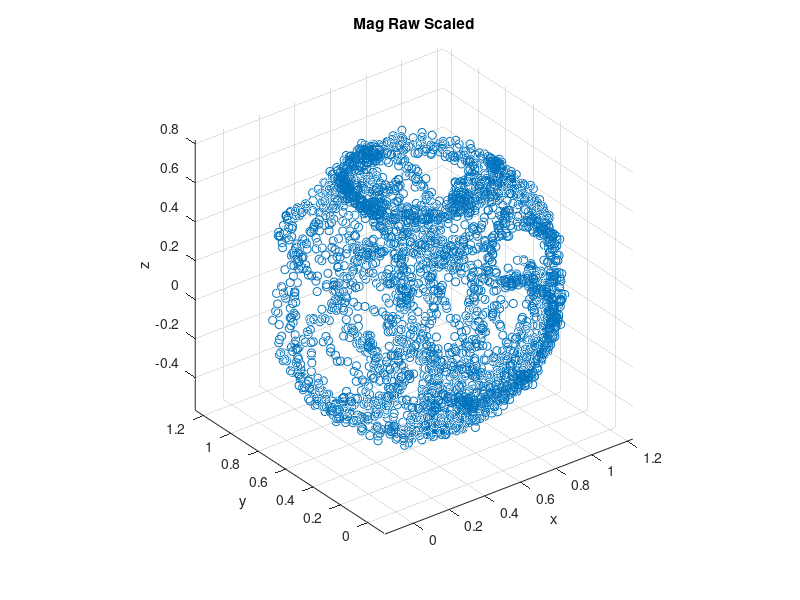
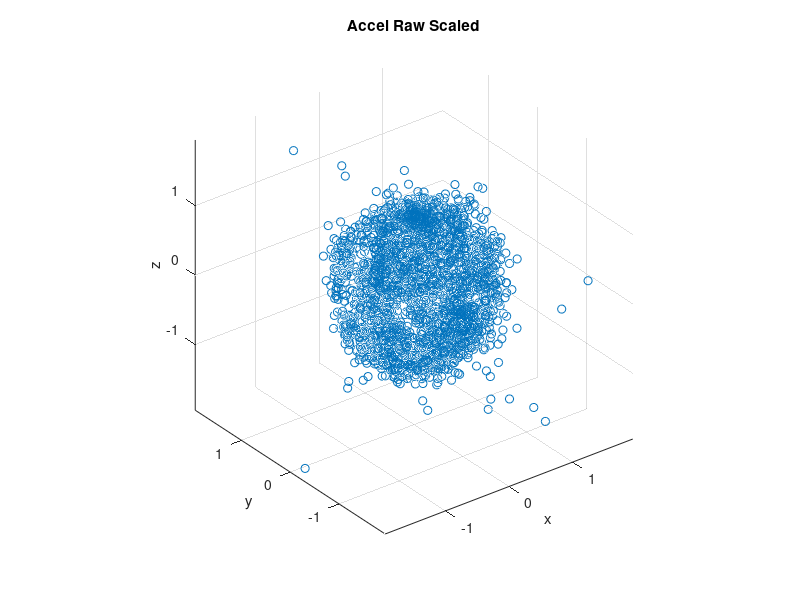

Write the MATLAB code that produced these figures, in order. (Note: this script raises an error after producing the figures.)
% clear all 
close all 
clc 

%% Import Data
dat = csvread('magAccelTumbleRaw.csv');
%% Scale factors
He = [22770;5329;41510.2]/1000;     % Earth's magnetic field in uT (NED)
Ge = [0;0;1];                       % Earth's gravitational field in g (NED)
AscaleFactor = 0.5*(2^15-1);        % conversion of g's to bits
HscaleFactor = 1/0.15;              % uT/bits

teslaScale = norm(He)


gScale = 1;
mx = dat(:,1);
my = dat(:,2);
mz = dat(:,3);
ax = dat(:,4);
ay = dat(:,5);
az = dat(:,6);

%% Plot originals 
figure(7)
scatter3(mx,my,mz);
xlabel('x');
ylabel('y');
zlabel('z');
title('Mag Raw Scaled')
axis equal
figure(8)
scatter3(ax,ay,az);
xlabel('x');
ylabel('y');
zlabel('z');
title('Accel Raw Scaled')
axis equal
%% Calibrate Data using Least Squares
kstep = 200;
plotFlag = 0;
figure()
[Atilde,Btilde] = CalibrateEllipsoidData3D(mx,my,mz,kstep,0);
[Xcorr,Ycorr,Zcorr] = CorrectEllipsoidData3D(mx,my,mz,Atilde,Btilde);
scatter3(Xcorr,Ycorr,Zcorr);
axis equal
disp(Atilde)
disp(Btilde)

%% Norm Check
% for i = 1: length(Hnoise)
%     p(i)=norm([Xcorr(i) Ycorr(i) Zcorr(i)]);
% end
% stdH = std(p)